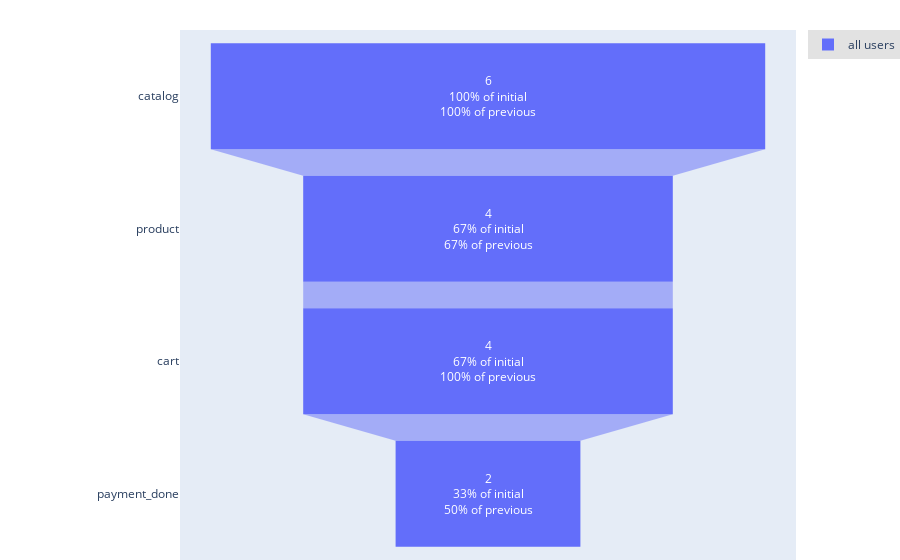

The cell this chart's notebook holds for it:
### Code cell
source.funnel(
    stages=['catalog', ['product1', 'product2'], 'cart', 'payment_done'],
    stages_names=['catalog', 'product', 'cart', 'payment_done'],
    funnel_type='closed',
    sequence=True
)

### Figure 1 — Plotly figure (JSON) as saved in the notebook; plotly's stock layout.template omitted (floating-point values rounded to 4 significant figures)
{"data": [{"name": "all users", "textinfo": "value+percent initial+percent previous", "x": [6, 4, 4, 2], "y": ["catalog", "product", "cart", "payment_done"], "type": "funnel"}], "layout": {"funnelmode": "stack", "hovermode": "closest", "legend": {"bgcolor": "#E2E2E2", "font": {"size": 12}, "orientation": "v", "xanchor": "left"}, "margin": {"b": 0, "l": 180, "pad": 0, "r": 0, "t": 30}, "showlegend": true}}
